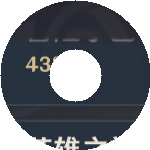

Source code (Python):
from utils import window
import sys
from PyQt5.QtWidgets import *
from PyQt5.QtCore import *
from PyQt5.QtGui import *



if __name__ == '__main__':
    app = QApplication(sys.argv)
    window.grab(hwnd=window.GetForegroundWindow()).save('test.png')
    sys.exit(app.exec_())
